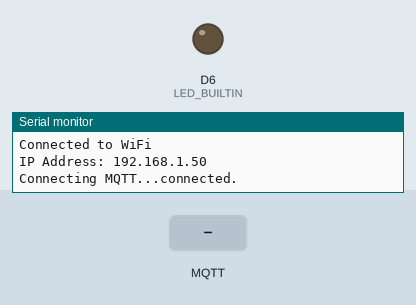
Simulated run of this sketch. Board: Arduino MKR. On the bench: output pins drawn as LEDs (lit = HIGH), the last lines printed to the serial monitor. Inputs (shaded band) come from the test bench. WiFi joins after 1.5 s; servers stay silent unless stated; no MQTT or app messages arrive unless stated.

Above: at 5.7 s.
5.8 s: MQTT message "ON" arrives on the first subscribed topic
At 7.4 s:
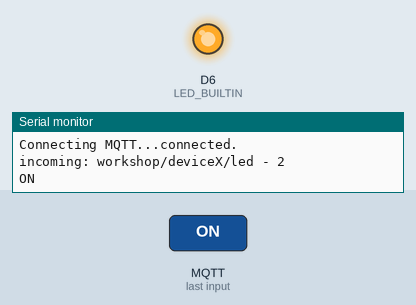
8.3 s: MQTT message "OFF" arrives on the first subscribed topic
At 10.6 s:
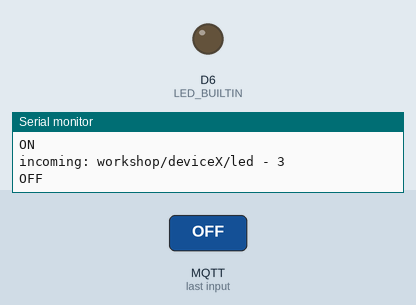
Timing chart, 0 to 12.1 s (numbered marks = the images above; inputs shaded):
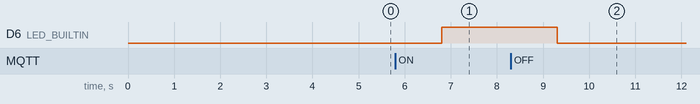

Measured:
- after the input at 5.8 s, D6 (LED_BUILTIN): LOW → HIGH after 1.0 s
- after the input at 8.3 s, D6 (LED_BUILTIN): HIGH → LOW after 1.0 s

The sketch:

LED.ino
```cpp
// IoT Workshop
// Control a LED via MQTT

#include <SPI.h>
#include <WiFiNINA.h>
#include <ArduinoMqttClient.h>

WiFiClient net;
MqttClient mqtt(net);

const char wifi_ssid[] = "workshop";
const char wifi_password[] = "wifi-password";

const char server[] = "broker.shiftr.io";
const int port = 1883;
const String clientId = "deviceX";
const String username = "try";
const String password = "try";

String ledTopic = "workshop/" + clientId + "/led";

int status = WL_IDLE_STATUS;

void setup() {
  Serial.begin(9600);

  // Uncomment next line to wait for a serial connection
  // while (!Serial) { }

  // initialize digital pin LED_BUILTIN as an output.
  pinMode(LED_BUILTIN, OUTPUT);

  Serial.println("Connecting WiFi");
  connectWiFi();

  // define function for incoming MQTT messages
  mqtt.onMessage(messageReceived);
}

void loop() {
  mqtt.poll();

  if (!mqtt.connected()) {
    connectMQTT();
  }
}

void connectWiFi() {
  // Check for the WiFi module
  if (WiFi.status() == WL_NO_MODULE) {
    Serial.println("Communication with WiFi module failed!");
    // don't continue
    while (true);
  }

  Serial.print("WiFi firmware version ");
  Serial.println(WiFi.firmwareVersion());

  // attempt to connect to WiFi network
  while (status != WL_CONNECTED) {
    Serial.print("Attempting to connect to SSID: ");
    Serial.println(wifi_ssid);
    status = WiFi.begin(wifi_ssid, wifi_password);

    // wait 3 seconds for connection
    delay(3000);
  }
  Serial.println("Connected to WiFi");
  printWiFiStatus();

}

void connectMQTT() {
  Serial.print("Connecting MQTT...");
  mqtt.setId(clientId);
  mqtt.setUsernamePassword(username, password);

  while (!mqtt.connect(server, port)) {
    Serial.print(".");
    delay(500);
  }

  mqtt.subscribe(ledTopic);
  Serial.println("connected.");
}

void messageReceived(int messageSize) {
  String topic = mqtt.messageTopic();
  String payload = mqtt.readString();
  Serial.println("incoming: " + topic + " - " + messageSize + " ");
  Serial.println(payload);
  if (payload == "ON") {
    // turn the LED on
    digitalWrite(LED_BUILTIN, HIGH);
  } else if (payload == "OFF") {
    // turn the LED off
    digitalWrite(LED_BUILTIN, LOW);
  }
}

void printWiFiStatus() {
  // print your WiFi IP address:
  IPAddress ip = WiFi.localIP();
  Serial.print("IP Address: ");
  Serial.println(ip);
}
```
